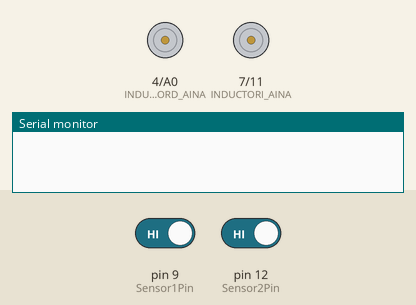
The sketch below on a simulated Arduino Uno, built with avr-gcc and run on an emulated ATmega328P. Parts: motor-driver pin pairs drawn as motors (green arrow = first pin HIGH = forward, orange = second pin HIGH = backward, longer = more drive, scaled by the enable pin), the last lines printed to the serial monitor. Inputs (shaded band) come from the test bench; at power-on: pin 9 (Sensor1Pin) HIGH, pin 12 (Sensor2Pin) HIGH.

Above: at 1.2 s.
1.3 s: pin 9 (Sensor1Pin) driven LOW
At 1.56 s:
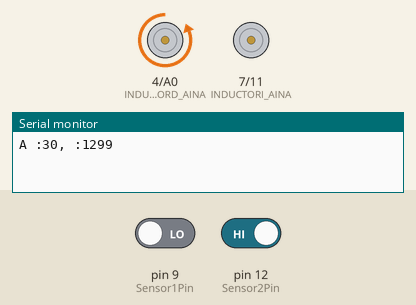
4.3 s: pin 12 (Sensor2Pin) driven LOW
At 4.9 s:
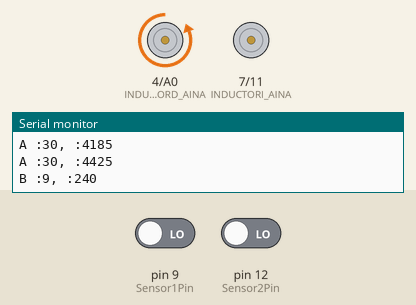
7.3 s: pin 12 (Sensor2Pin) driven HIGH
At 10.2 s:
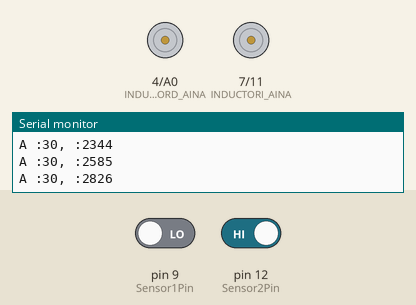
10.3 s: pin 9 (Sensor1Pin) driven HIGH
At 11.4 s:
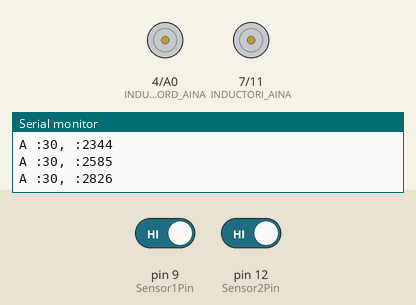
Timing chart, 0 to 12.8 s (numbered marks = the images above; inputs shaded):
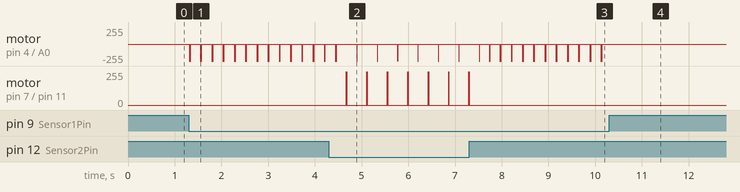

Measured:
- after the input at 1.3 s, motor on pin 4 (INDUCTORD_AINA) / A0 (INDUCTORD_AINB): alternates backward 255/255 for 0.03 s and stopped for 0.21 s, starting at once
- after the input at 4.3 s, motor on pin 4 (INDUCTORD_AINA) / A0 (INDUCTORD_AINB): alternates backward 255/255 for 0.01 s and stopped for 0.43 s, starting after 0.60 s; motor on pin 7 (INDUCTORI_AINA) / pin 11 (INDUCTORI_AINB): alternates forward 250/255 for 0.01 s and stopped for 0.43 s, starting after 0.38 s
- after the input at 7.3 s, motor on pin 4 (INDUCTORD_AINA) / A0 (INDUCTORD_AINB): alternates backward 255/255 for 0.03 s and stopped for 0.21 s, starting after 0.43 s; motor on pin 7 (INDUCTORI_AINA) / pin 11 (INDUCTORI_AINB): goes on until 7.3 s, then stays stopped
- after the input at 10.3 s, motor on pin 4 (INDUCTORD_AINA) / A0 (INDUCTORD_AINB): stops changing and stays stopped

The sketch:

ACCELERADOR_AR_V3.ino
```cpp
const int Sensor1Pin = 9;     // the number of the pushbutton pin
const int Sensor2Pin =  12;      // the number of the LED pin

#define INDUCTORD_AINA    4
#define INDUCTORD_AINB    A0
#define INDUCTORD_PWM     5

#define INDUCTORI_AINA    7
#define INDUCTORI_AINB    11
#define INDUCTORI_PWM     6


int Sensor1State;
int Sensor2State;

unsigned long tiempo1 = 0;
unsigned long tiempo2 = 0;
unsigned long tiempo_diferencia = 0;
unsigned long tiempo_activacion;


static int motord, motori;

int perimetro =  500; //milimetros, 50 centrimetros
int Bohina_efectiva =  20; //milimetros, 2.5 centrimetros
int relacion_distancia;

void setup() {
  Serial.begin(9600);

  pinMode(Sensor1Pin, INPUT);
  pinMode(Sensor2Pin, INPUT);

  digitalWrite(Sensor1Pin,HIGH);
  digitalWrite(Sensor2Pin,HIGH);


  pinMode(INDUCTORD_AINA, OUTPUT);
  pinMode(INDUCTORD_AINB, OUTPUT);
  pinMode(INDUCTORI_AINA, OUTPUT);
  pinMode(INDUCTORI_AINB, OUTPUT);

  pinMode(INDUCTORI_PWM, OUTPUT);
  pinMode(INDUCTORD_PWM, OUTPUT);

  analogWrite(INDUCTORI_PWM,0);
  analogWrite(INDUCTORD_PWM,0);

     digitalWrite(INDUCTORD_AINA,LOW);
     digitalWrite(INDUCTORD_AINB,LOW);

     digitalWrite(INDUCTORI_AINA,LOW);
     digitalWrite(INDUCTORI_AINB,LOW);

     analogWrite(INDUCTORD_PWM,0);
     analogWrite(INDUCTORI_PWM,0);

     relacion_distancia = perimetro/Bohina_efectiva;
}

void loop() {

  Sensor1State = digitalRead(Sensor1Pin);
  Sensor2State = digitalRead(Sensor2Pin);


  //Serial.print(Sensor1State);
  //Serial.print(',');
  //Serial.println(Sensor2State);

  if(!Sensor1State)
  {
     tiempo1 = millis();
     tiempo_diferencia = tiempo1 - tiempo2;
     tiempo_activacion = tiempo_diferencia / relacion_distancia;


     if(tiempo_activacion > 30)
      tiempo_activacion = 30;

     //if(tiempo_activacion > 20)
      delay(10);

     digitalWrite(INDUCTORD_AINA,LOW);
     digitalWrite(INDUCTORD_AINB,HIGH);
     analogWrite(INDUCTORD_PWM,255);
     delay(tiempo_activacion);
     //digitalWrite(INDUCTORD_AINA,HIGH);
     //digitalWrite(INDUCTORD_AINB,HIGH);
     //analogWrite(INDUCTORD_PWM,0);
     //delay(10);
     digitalWrite(INDUCTORD_AINA,LOW);
     digitalWrite(INDUCTORD_AINB,LOW);
     Serial.print("A :");
     Serial.print(tiempo_activacion);
     Serial.print(", :");
     Serial.println(tiempo_diferencia);
     delay(200);

  }

 if(!Sensor2State)
  {
     tiempo2 = millis();
     tiempo_diferencia = tiempo2 - tiempo1;
     tiempo_activacion = tiempo_diferencia / relacion_distancia;

     if(tiempo_activacion > 30)
        tiempo_activacion = 30;

     //if(tiempo_activacion > 20)
        delay(10);

     digitalWrite(INDUCTORI_AINA,HIGH);
     digitalWrite(INDUCTORI_AINB,LOW);
     analogWrite(INDUCTORI_PWM,250);
     delay(tiempo_activacion);
     //digitalWrite(INDUCTORI_AINA,HIGH);
     //digitalWrite(INDUCTORI_AINB,HIGH);
     //analogWrite(INDUCTORI_PWM,0);
     //delay(10);
     digitalWrite(INDUCTORI_AINA,LOW);
     digitalWrite(INDUCTORI_AINB,LOW);
     Serial.print("B :");
     Serial.print(tiempo_activacion);
     Serial.print(", :");
     Serial.println(tiempo_diferencia);
     delay(200);


  }

}
```
